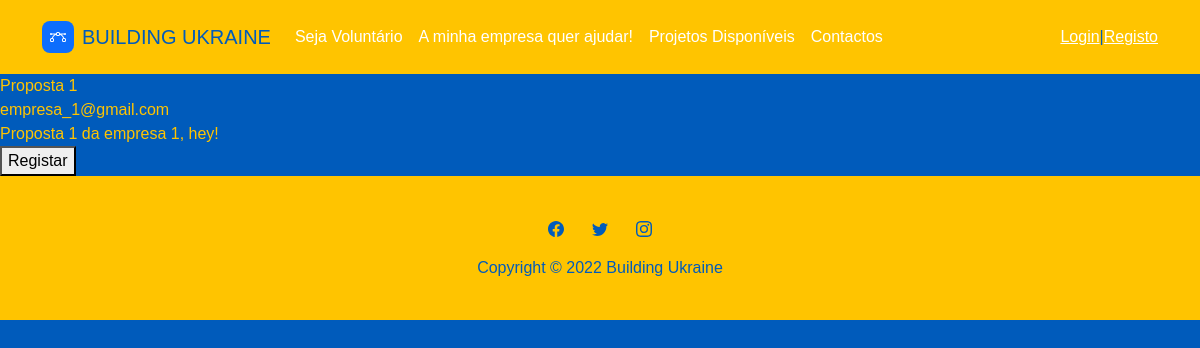
The page /slavaukraine/1 on the database its author committed.
### slavaukraine/models.py (models this page shows, shortened)
class Proposal(models.Model):
    enterprise                  =models.ForeignKey(Person, on_delete=models.CASCADE)
    country                     =models.ForeignKey(Country, on_delete=models.CASCADE, blank=True, null=True)
    city                        =models.ForeignKey(City, on_delete=models.CASCADE, blank=True, null=True)
    expertiseNeeded             =models.ForeignKey(Expertise,on_delete=models.CASCADE, blank=True, null=True)
    title                       =models.CharField(max_length=50)
    description                 =models.CharField(max_length=150)
    class Meta:
        verbose_name= "Proposta de voluntariado"
        verbose_name_plural= "Propostas de voluntariado"

class Person(AbstractBaseUser):
    MALE='Male'
    FEMALE='Female'
    BINARY='Binary'
    NONBINARY='Nonbinary'
    OTHER='Other'
    GENDER = [
        (MALE,'Male'),
        (FEMALE,'Female'),
        (BINARY,'Binary'),
        (NONBINARY,'Nonbinary'),
        (OTHER,'Other'),
    ]
    email                       =models.EmailField(verbose_name="email", max_length=60, unique=True)
    username                    =models.CharField(max_length=30, unique=True)
    profile_image               =models.ImageField(null=True,blank=True)
    taxnumber                   =models.CharField( unique=True, max_length=10, validators=[RegexValidator(r'^\d{1,10}$')])
    date_joined                 =models.DateTimeField(verbose_name='date joined', auto_now_add=True)
    last_login                  =models.DateTimeField(verbose_name='last login', auto_now=True)
    is_admin                    =models.BooleanField(default=False)
    is_active                   = models.BooleanField(default=True)
    is_staff                    = models.BooleanField(default=False)
    is_superuser                = models.BooleanField(default=False)
    is_enterprise               = models.BooleanField(null=True, blank=True)
    is_person                   = models.BooleanField(null=True, blank=True)
    first_name                  = models.CharField(max_length=30,null=True, blank=True)
    last_name                   = models.CharField(max_length=30,null=True, blank=True)
    gender                      = models.CharField(max_length=10,choices=GENDER,null=True, blank=True)
    address                     = models.CharField(max_length=150,null=True, blank=True)
    birth                       = models.DateField(null=True, blank=True)
    USERNAME_FIELD = 'email'
    REQUIRED_FIELDS = ['username', ]
    objects = MyPersonManager()
    def __str__(self):
        return self.email
    class Meta:
        abstract = False
        verbose_name= "Utilizadores singulares"
        verbose_name_plural= "Utilizadores singulares"

### slavaukraine/views.py (the view)
# urls.py: path('<int:proposal_id>', views.porposal_detail, name="test_Porposal"),
def porposal_detail(request, proposal_id):
    proposal = get_object_or_404(Proposal, pk=proposal_id)
    context = {'proposal': proposal}
    return render(request, 'slavaukraine/test_Porposal.html', context)

### slavaukraine/templates/slavaukraine/test_Porposal.html (shortened to what this page needs)
{% extends "slavaukraine/template.html" %}
{% load static %}
{% block main %}
    {{ proposal.title }}<br/>
    {{ proposal.enterprise }}<br/>
    {{ proposal.description }}<br/>
     <form action="{% url 'slavaukraine:register_porposal' proposal.id %}" method="post" id="reg">
        <button type="submit" form="reg" value="Registar">Registar</button>
     </form>
{% endblock %}

### slavaukraine/static/slavaukraine/assets/css/styles.css (style rules this page uses)
html { color: #ffc400; }
body { color: #ffc400 !important; background: #005BBB !important; font-family: Helvetica, sans-serif }

### rows shown on the page
Proposal: title "Proposta 1", enterprise "empresa_1@gmail.com", description "Proposta 1 da empresa 1, hey!"
